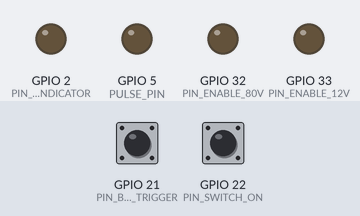
A program run on a simulated ESP32. Shown: output pins drawn as LEDs (lit = HIGH). Inputs (shaded band) come from the test bench; at power-on: GPIO 22 (PIN_SWITCH_ON) HIGH, GPIO 21 (PIN_BUTTON_TRIGGER) HIGH.

Above: at 1.2 s.
1.3 s: GPIO 22 (PIN_SWITCH_ON) pulled LOW for 0.15 s
At 1.9 s:
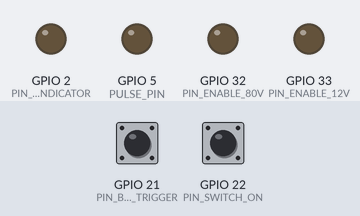
2.9 s: GPIO 22 (PIN_SWITCH_ON) pulled LOW for 3.2 s
At 3.4 s:
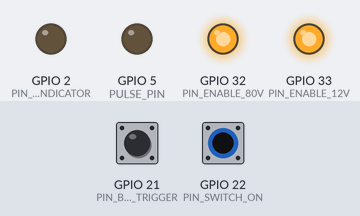
Timing chart, 0 to 7.6 s (numbered marks = the images above; inputs shaded):
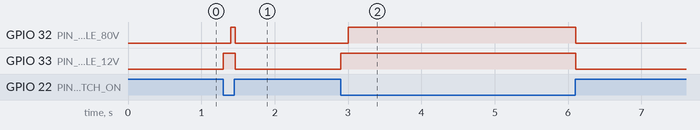

Measured:
- after the input at 1.3 s, GPIO 32 (PIN_ENABLE_80V): LOW → HIGH after 0.10 s, → LOW 0.06 s later; GPIO 33 (PIN_ENABLE_12V): LOW → HIGH at once, → LOW 0.16 s later
- after the input at 2.9 s, GPIO 32 (PIN_ENABLE_80V): LOW → HIGH after 0.10 s, → LOW 3.1 s later; GPIO 33 (PIN_ENABLE_12V): LOW → HIGH at once, → LOW 3.2 s later

The program:

main.cpp
```cpp
#include <Arduino.h>
#include <rom/rtc.h> // Necesario para acceder a los registros de reset
// --- DEFINICIÓN DE PINES ---

// 1. CONTROL DE ENCENDIDO (Interruptor General)
// Conectar a GND para ENCENDER el sistema.
const uint8_t PIN_SWITCH_ON = 22;

// 2. CONTROL DE DISPARO (Pulsador)
// Conectar a GND para DISPARAR (pull-up interno).
// Cambia este número por el pin que decidas usar.
const uint8_t PIN_BUTTON_TRIGGER = 21;

// 3. SALIDAS DE POTENCIA
const uint8_t PIN_ENABLE_12V = 33;   // Etapa 12V
const uint8_t PIN_ENABLE_80V = 32;  // Etapa 80V

// 4. SALIDAS DE ACTUADORES
const uint8_t TRIG_PIN = 4;       // Gate del MOSFET del Solenoide
const uint8_t PULSE_PIN = 5;     // LED auxiliar o buzzer

const int PIN_ERROR_INDICATOR = 2; // Usualmente el LED azul integrado
// --- CONFIGURACIÓN ---
unsigned long PULSE_DURATION_MS = 120;   // Tiempo que el solenoide se activa
const int TIEMPO_ESPERA_ARRANQUE = 100; // Tiempo entre 12V y 80V

// --- VARIABLES DE ESTADO ---
bool sistemaActivo = false;      // ¿Está cargado el sistema?
bool lastTriggerState = LOW;    // Para detectar el flanco del botón de disparo

// --- FUNCIONES ---

void sendPulse() {
  // Doble chequeo de seguridad
  if (!sistemaActivo) return;

  digitalWrite(PULSE_PIN, HIGH);
  digitalWrite(TRIG_PIN, HIGH);

  delay(PULSE_DURATION_MS);

  digitalWrite(PULSE_PIN, LOW);
  digitalWrite(TRIG_PIN, LOW);
}

void encenderSistemaSecuencial() {
  if (sistemaActivo) return;

  // 1. Encender Etapa 1 (12V)
  digitalWrite(PIN_ENABLE_12V, HIGH);

  // 2. Espera de seguridad (Carga de capacitores)
  delay(TIEMPO_ESPERA_ARRANQUE);

  // 3. Encender Etapa 2 (80V)
  digitalWrite(PIN_ENABLE_80V, HIGH);

  sistemaActivo = true;
}

void apagarSistema() {
  if (!sistemaActivo) return;

  // Apagar todo inmediatamente
  digitalWrite(PIN_ENABLE_80V, LOW);
  digitalWrite(PIN_ENABLE_12V, LOW);
  digitalWrite(TRIG_PIN, LOW);
  digitalWrite(PULSE_PIN, LOW);

  sistemaActivo = false;
}

void setup() {
  // (Serial eliminado o dejado solo para debug opcional, no afecta)
  // Serial.begin(115200);

  pinMode(PIN_ERROR_INDICATOR, OUTPUT);
    digitalWrite(PIN_ERROR_INDICATOR, LOW);

    // 1. Preguntar al ESP32: "¿Por qué te reiniciaste?"
    esp_reset_reason_t reason = esp_reset_reason();

    // 2. Verificar si fue por Brownout
    if (reason == ESP_RST_BROWNOUT) {

        // --- OPCIÓN A: Patrón de parpadeo rápido (Alarma Visual) ---
        // Parpadear frenéticamente por 5 segundos para avisar
        for (int i = 0; i < 25; i++) {
            digitalWrite(PIN_ERROR_INDICATOR, HIGH);
            delay(100);
            digitalWrite(PIN_ERROR_INDICATOR, LOW);
            delay(100);
        }

        // --- OPCIÓN B: Dejar el pin en HIGH (Para medir con multímetro) ---
        // Si prefieres medir voltaje, descomenta esto y comenta el bucle for
        // digitalWrite(PIN_ERROR_INDICATOR, HIGH);
        // delay(5000); // Mantener 5 segundos en ALTO para que te de tiempo a medir
        // digitalWrite(PIN_ERROR_INDICATOR, LOW);
    }

  // --- CONFIGURAR SALIDAS ---
  pinMode(PIN_ENABLE_12V, OUTPUT);
  pinMode(PIN_ENABLE_80V, OUTPUT);
  pinMode(PULSE_PIN, OUTPUT);
  pinMode(TRIG_PIN, OUTPUT);

  // --- CONFIGURAR ENTRADA (PULLUP INTERNO) ---
  // Lee HIGH (1) cuando está al aire.
  // Lee LOW (0) cuando se conectan a GND.
  pinMode(PIN_SWITCH_ON, INPUT_PULLUP);

  // --- CONFIGURAR ENTRADA (PULLUP INTERNO) ---
  // Lee HIGH (1) cuando está al aire.
  // Lee LOW (0) cuando se conectan a GND.
  pinMode(PIN_BUTTON_TRIGGER, INPUT_PULLUP);

  // Estado Inicial Seguro
  digitalWrite(PIN_ENABLE_12V, LOW);
  digitalWrite(PIN_ENABLE_80V, LOW);
  digitalWrite(TRIG_PIN, LOW);
  digitalWrite(PULSE_PIN, LOW);
}

void loop() {
  // ---------------------------------------------------------
  // 1. GESTIÓN DE ENCENDIDO / APAGADO (Interruptor sostenido)
  // ---------------------------------------------------------
  bool switchState = digitalRead(PIN_SWITCH_ON);

  if (switchState == LOW) {
    // El interruptor está puesto a GND -> ENCENDER
    if (!sistemaActivo) {
      encenderSistemaSecuencial();
    }
  } else {
    // El interruptor está abierto -> APAGAR
    if (sistemaActivo) {
      apagarSistema();
    }
  }

  // ---------------------------------------------------------
  // 2. GESTIÓN DE DISPARO (Pulsador momentáneo)
  // ---------------------------------------------------------
  // Solo leemos el disparo si el sistema está activo (cargado)
  if (sistemaActivo) {
    bool currentTriggerState = digitalRead(PIN_BUTTON_TRIGGER);

    // Detectamos FLANCO DESCENDENTE (De HIGH a LOW)
    // Esto significa que el botón se acaba de presionar en este instante
    if (lastTriggerState == HIGH && currentTriggerState == LOW) {
      sendPulse();
      // Pequeño delay anti-rebote para el disparo
      delay(200);
    }

    // Guardamos el estado para comparar en la siguiente vuelta
    lastTriggerState = currentTriggerState;
  }

  // Pequeño retardo para estabilidad general del bucle
  delay(20);
}
```
